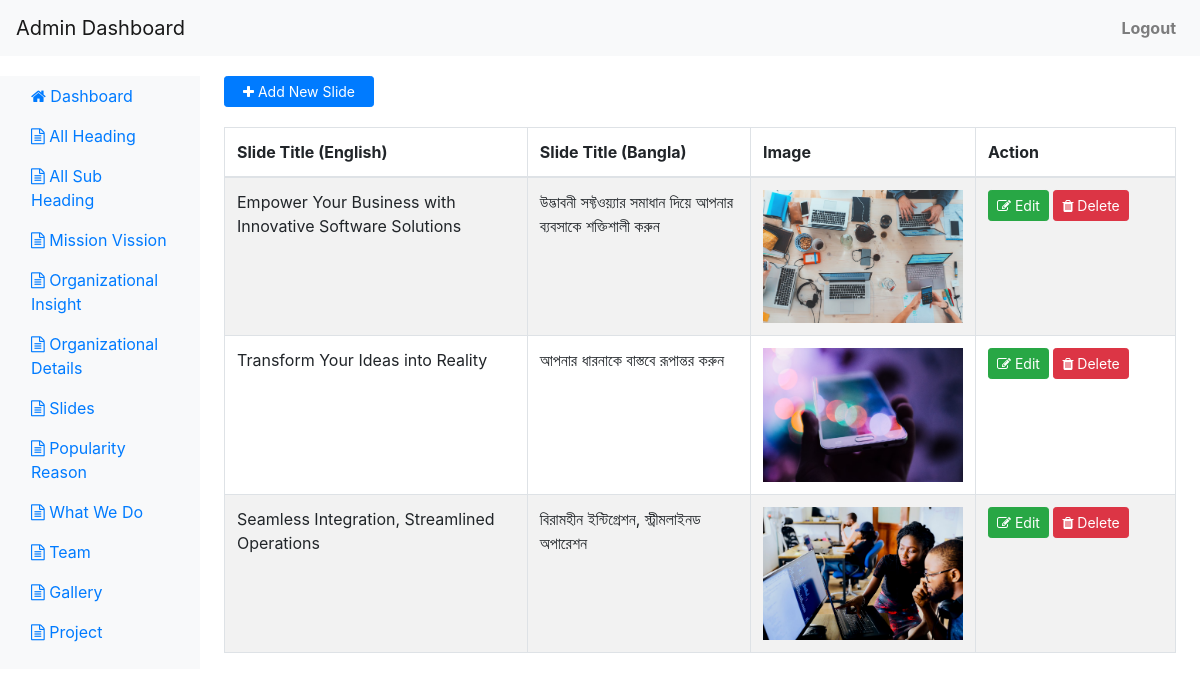
The app's page /slide.php (signed in) with its own data.
### tables this page shows
CREATE TABLE `slides` (
  `id` int UNSIGNED NOT NULL,
  `slide_title_en` varchar(255) DEFAULT NULL,
  `slide_title_bn` varchar(255) DEFAULT NULL,
  `slide_description_en` longtext,
  `slide_description_bn` longtext,
  `img` varchar(255) DEFAULT NULL
);

### config.php (called while the page is built, shortened)
<?php
$backUpload = 'public/uploads/';
?>

### slide.php (the view, shortened to what this page needs)
<?php
	include('config.php');
	$get_data_sql = "SELECT * FROM slides";
	$get_data_sql_result = $conn->query($get_data_sql);
?>
<!DOCTYPE html>
<html lang="en">
<head>
    <link rel="stylesheet" href="https://stackpath.bootstrapcdn.com/bootstrap/4.5.2/css/bootstrap.min.css">
	<link rel="stylesheet" href="https://cdnjs.cloudflare.com/ajax/libs/font-awesome/4.7.0/css/font-awesome.min.css">
</head>
<body>
<?php include('header.php');?>
<div class="container-fluid">
    <div class="row">
        <?php include('nav.php');?>
        <main role="main" class="col-md-9 ml-sm-auto col-lg-10 px-4">
			<div class="table-responsive">
			  <a href="slide_add.php" class="btn btn-primary btn-sm" style="width: 150px;margin-bottom: 20px;"><i class="fa fa-plus"></i> Add New Slide</a>
			  <table class="table table-bordered table-striped table-hover table-condensed">
				<thead>
				  <tr>
					<th>Slide Title (English)</th>
					<th>Slide Title (Bangla)</th>
					<th>Image</th>
					<th style="width: 200px;">Action</th>
				  </tr>
				</thead>
				<tbody>
				<?php 	foreach ($get_data_sql_result as $get_data_sql_result_row) {?>
				  <tr>
					<td><?php echo $get_data_sql_result_row["slide_title_en"];?></td>
					<td><?php echo $get_data_sql_result_row["slide_title_bn"];?></td>
					<td>
						 <img src="<?php echo $backUpload.$get_data_sql_result_row["img"];?>" alt="<?php echo $get_data_sql_result_row["slide_title_en"];?>" width="200px;">
					</td>
					<td>
						<a href="slide_edit.php?id=<?php echo $get_data_sql_result_row['id']; ?>" class="btn btn-sm btn-success"><i class="fa fa-edit"></i> Edit</a>
						<button class="btn btn-sm btn-danger delete-btn" data-id="<?php echo $get_data_sql_result_row['id']; ?>"><i class="fa fa-trash"></i> Delete</button>
					</td>
				  </tr>
				  	<?php } ?>
				</tbody>
			  </table>
			</div>
        </main>
    </div>
</div>
</body>
</html>

### slide.php (style rules this page uses)
body { padding-top: 56px; }
.container-fluid { margin-top: 20px; }

### header.php (style rules this page uses)
.btn-primary { width: 100%; }

### records on screen
slides: slide_title_en "Empower Your Business with Innovative Software Solutions", slide_title_bn "উদ্ভাবনী সফ্টওয়্যার সমাধান দিয়ে আপনার ব্যবসাকে শক্তিশালী করুন", img (picture)
slides: slide_title_en "Transform Your Ideas into Reality", slide_title_bn "আপনার ধারনাকে বাস্তবে রূপান্তর করুন", img (picture)
slides: slide_title_en "Seamless Integration, Streamlined Operations", slide_title_bn "বিরামহীন ইন্টিগ্রেশন, স্ট্রীমলাইনড অপারেশন", img (picture)
